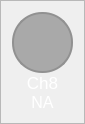
                     <widget class="QFrame" name="frame_ch8">
                      <property name="maximumSize">
                       <size>
                        <width>80</width>
                        <height>150</height>
                       </size>
                      </property>
                      <property name="styleSheet">
                       <string notr="true">QFrame{
	
	border-color: rgb(255, 98, 92);
}

QLabel{
	color: #FFF;
}</string>
                      </property>
                      <property name="frameShape">
                       <enum>QFrame::StyledPanel</enum>
                      </property>
                      <property name="frameShadow">
                       <enum>QFrame::Raised</enum>
                      </property>
                      <layout class="QVBoxLayout" name="verticalLayout_15">
                       <property name="spacing">
                        <number>0</number>
                       </property>
                       <item>
                        <widget class="QFrame" name="frame_ch8_color">
                         <property name="sizePolicy">
                          <sizepolicy hsizetype="Fixed" vsizetype="Fixed">
                           <horstretch>0</horstretch>
                           <verstretch>0</verstretch>
                          </sizepolicy>
                         </property>
                         <property name="minimumSize">
                          <size>
                           <width>61</width>
                           <height>61</height>
                          </size>
                         </property>
                         <property name="maximumSize">
                          <size>
                           <width>1000</width>
                           <height>61</height>
                          </size>
                         </property>
                         <property name="sizeIncrement">
                          <size>
                           <width>1</width>
                           <height>1</height>
                          </size>
                         </property>
                         <property name="styleSheet">
                          <string notr="true">border: 2px solid rgb(145, 145, 145);
border-radius: 30px;
background-color: rgb(169, 169, 169)</string>
                         </property>
                         <property name="frameShape">
                          <enum>QFrame::StyledPanel</enum>
                         </property>
                         <property name="frameShadow">
                          <enum>QFrame::Raised</enum>
                         </property>
                        </widget>
                       </item>
                       <item>
                        <widget class="QLabel" name="label_ch8">
                         <property name="minimumSize">
                          <size>
                           <width>61</width>
                           <height>0</height>
                          </size>
                         </property>
                         <property name="maximumSize">
                          <size>
                           <width>16777215</width>
                           <height>30</height>
                          </size>
                         </property>
                         <property name="font">
                          <font>
                           <pointsize>13</pointsize>
                           <weight>50</weight>
                           <italic>false</italic>
                           <bold>false</bold>
                          </font>
                         </property>
                         <property name="text">
                          <string>Ch8</string>
                         </property>
                         <property name="alignment">
                          <set>Qt::AlignCenter</set>
                         </property>
                        </widget>
                       </item>
                       <item>
                        <widget class="QLabel" name="label_ch8_value">
                         <property name="minimumSize">
                          <size>
                           <width>61</width>
                           <height>0</height>
                          </size>
                         </property>
                         <property name="maximumSize">
                          <size>
                           <width>16777215</width>
                           <height>30</height>
                          </size>
                         </property>
                         <property name="font">
                          <font>
                           <pointsize>12</pointsize>
                           <weight>50</weight>
                           <italic>false</italic>
                           <bold>false</bold>
                          </font>
                         </property>
                         <property name="styleSheet">
                          <string notr="true">font:12pt</string>
                         </property>
                         <property name="text">
                          <string>NA</string>
                         </property>
                         <property name="alignment">
                          <set>Qt::AlignCenter</set>
                         </property>
                        </widget>
                       </item>
                      </layout>
                     </widget>
